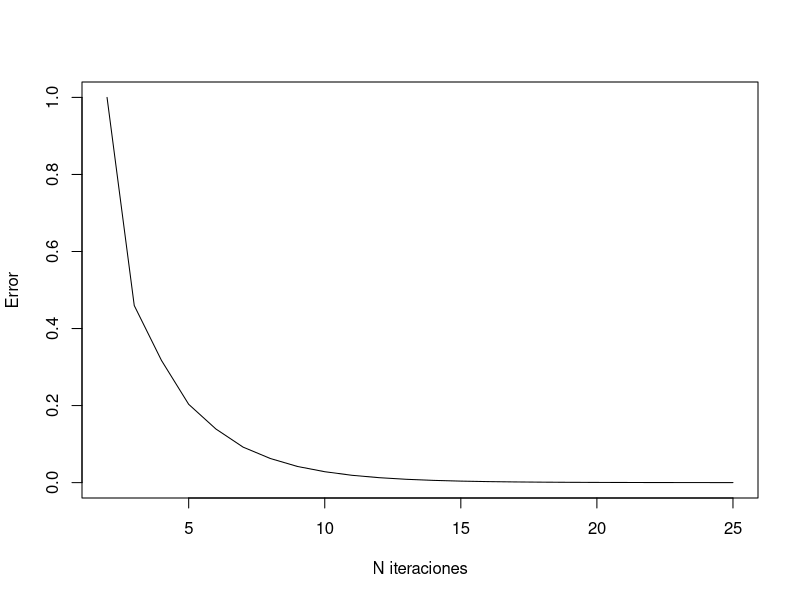
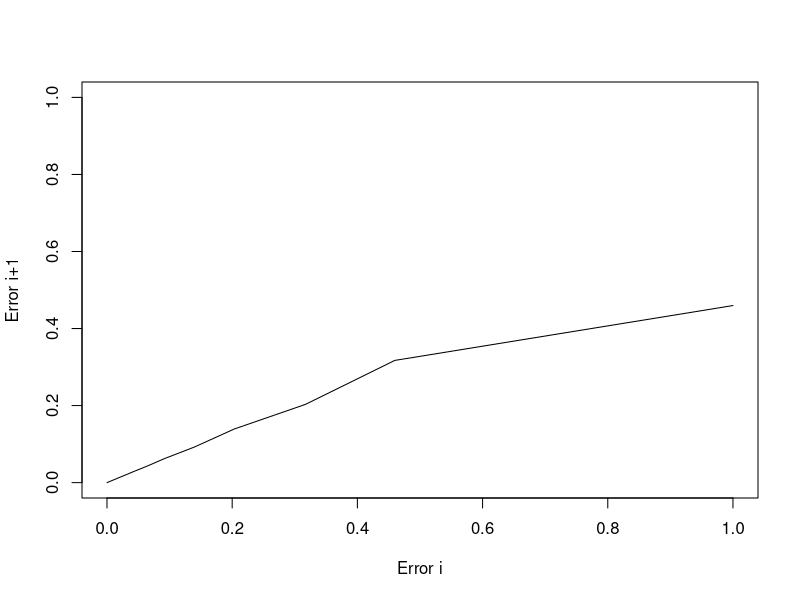

Write the R code that produced these figures, in order.
#Solo 5 decimales
options(digits = 5)
#Algoritmo punto fijo 
PuntoFijo = function(f, x0, tol, numIteraciones){
  k=1
  errores = c()
  iteraciones = c()
  Errori=c()
  Errorj=c()
  repeat{
    x1=f(x0)
    dx=abs(x1-x0)
    x0=x1
    #Imprimir estado
    cat("x",k, "= ", x1,"\n")
    iteraciones[k+1]=k+1
    errores[k+1]=dx
    k=k+1
    #Hasta
    if(dx< tol || k>numIteraciones) break;
  }
  #Mensaje salida 
  if(dx>tol){
    cat("No hubo convergencia  ")
    #return(NULL)
  }else{
    cat("x* es aproximadamente ", x1, "con error menor que ",tol," en ",k," iteraciones.")
  }
  for(b in 1:(k+1)){
    if(b!=k+1){
      Errori[b]=errores[b]
      Errorj[b]=errores[b+1]
    }
  }
  plot(iteraciones,errores,type = "l", xlab = "N iteraciones", ylab= "Error")
  plot(Errori,Errorj, type = "l", xlab= "Error i", ylab = "Error i+1")
}
f= function(x)cos(x) 
#2+sin(x)
#cos(x)
PuntoFijo(f,0,10e-5,1000)